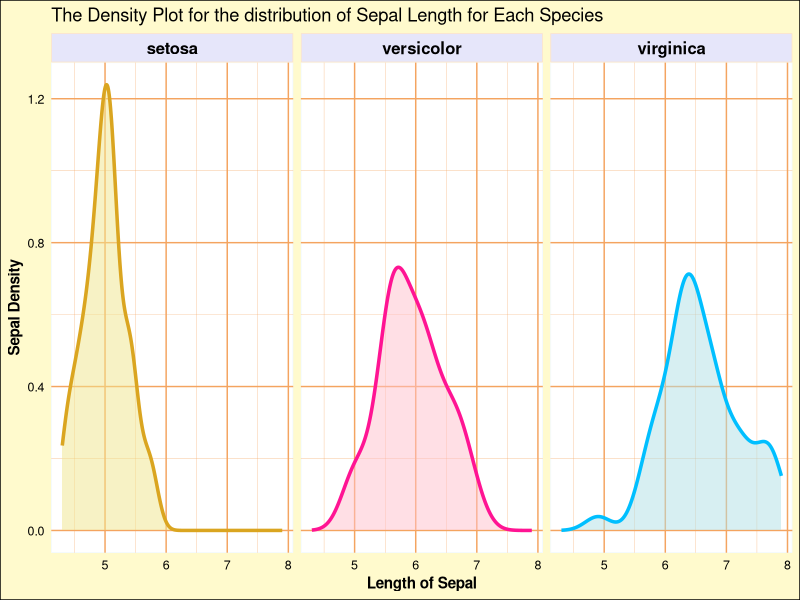
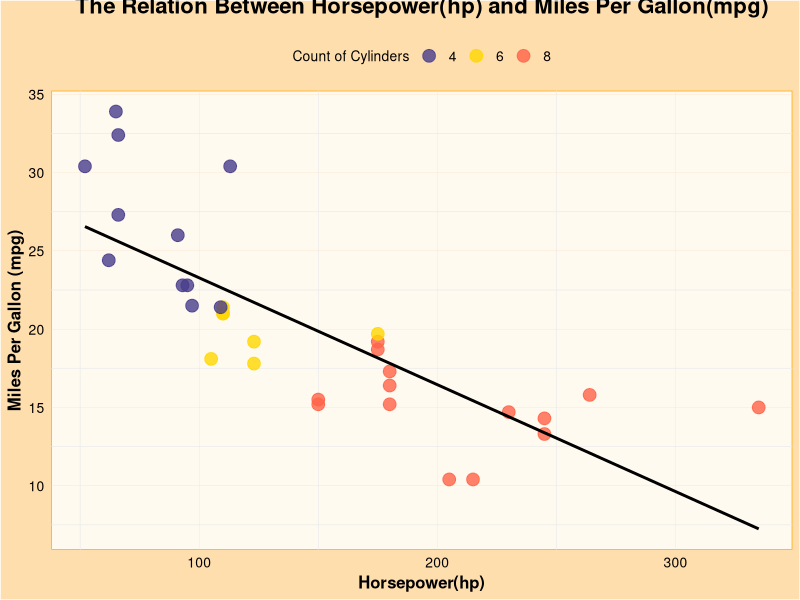
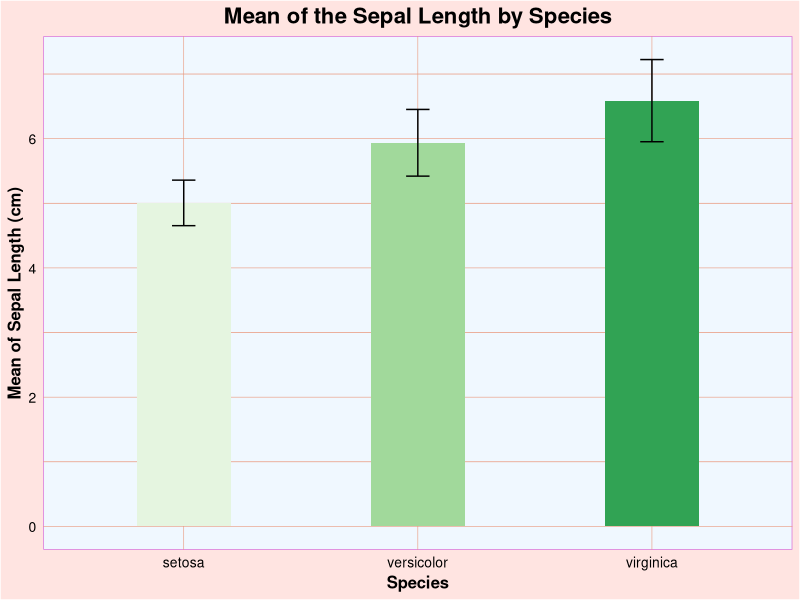
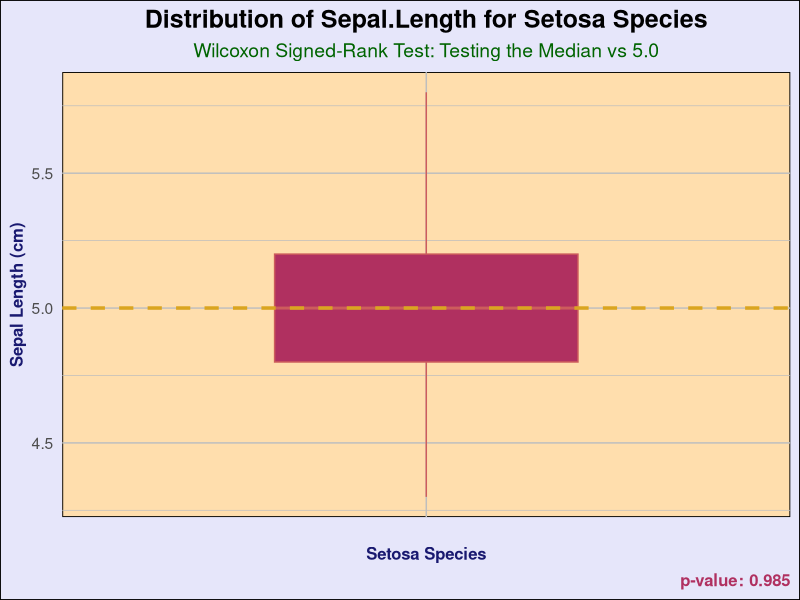
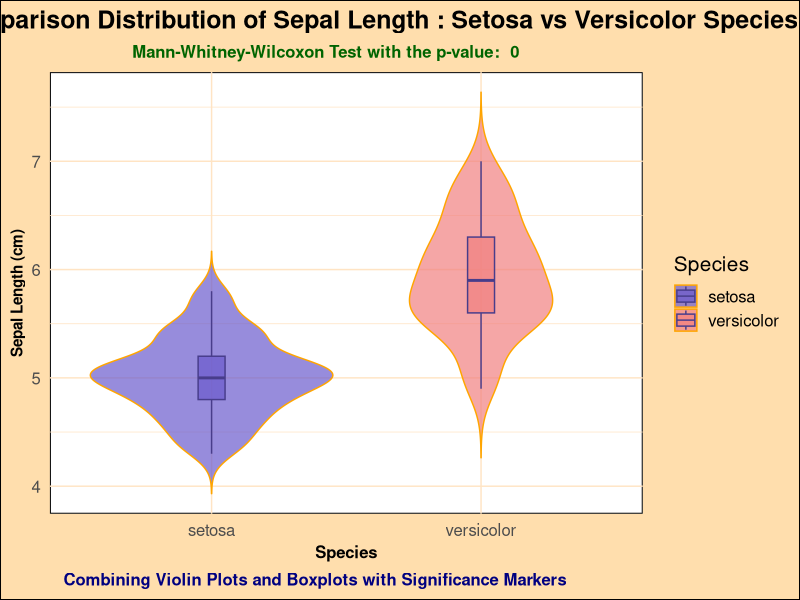
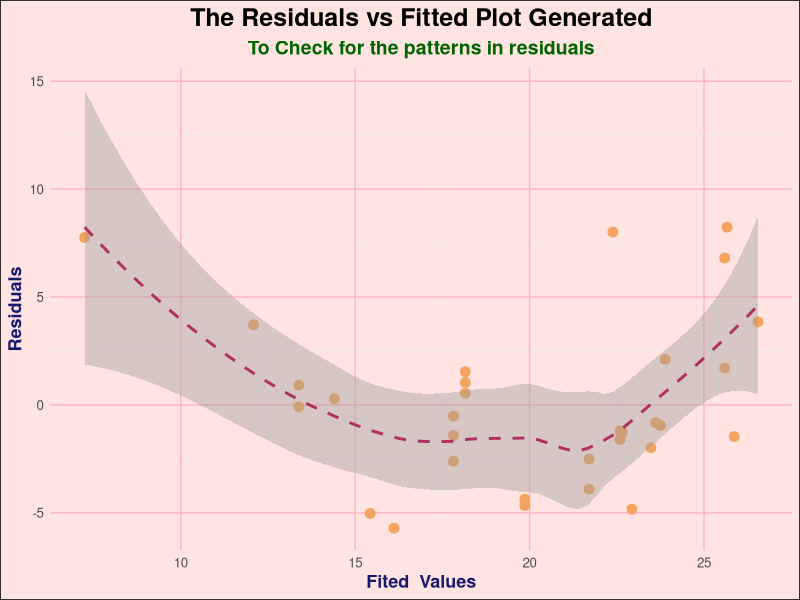
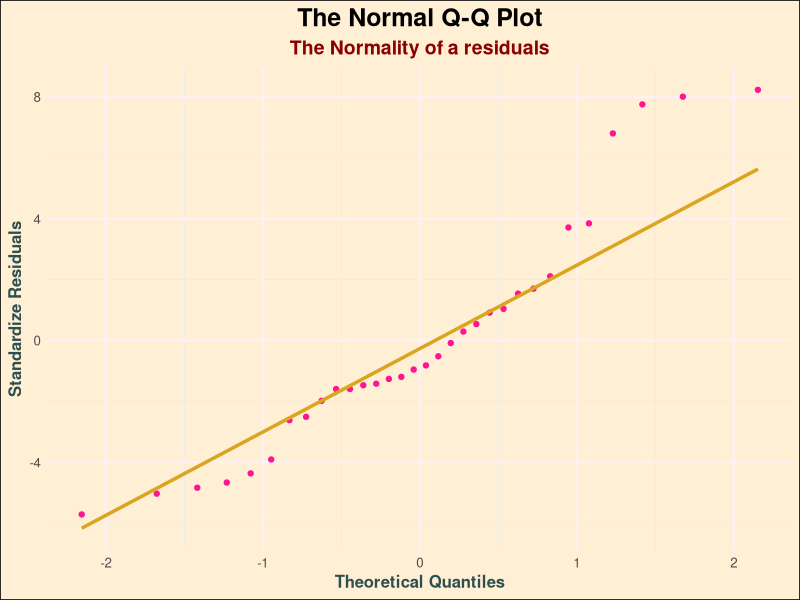
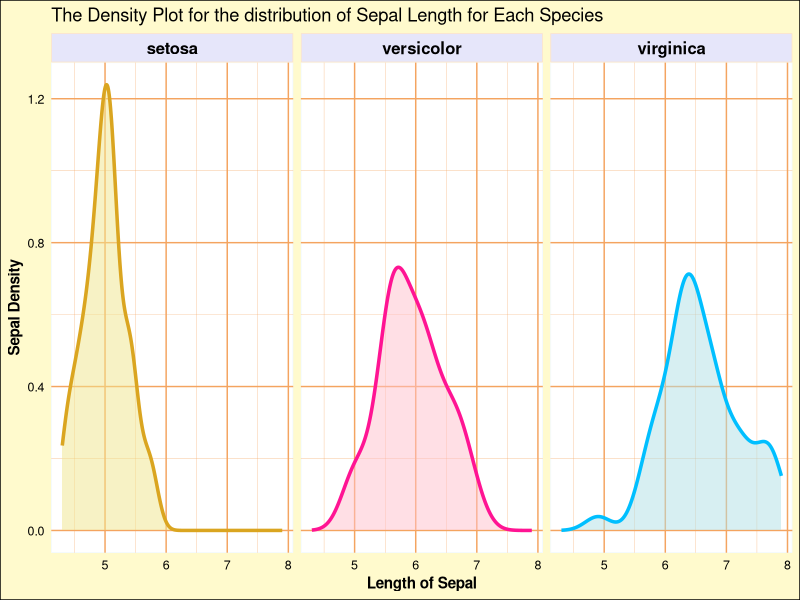

The R source for these figures, in order:
#Part 1:Advanced Data Visualization
#Que1:Density Plot with Facets

# Loading the required libraries
install.packages("ggplot2")
library(ggplot2)

#Loading the required iris dataset
data(iris)

#Creating a density plot to visualize the distribution of sepal.length
ggplot(iris, aes(x = Sepal.Length, fill = Species, color = Species)) +
  geom_density(alpha = 0.5, size = 1.2) +  # Added line thickness (size)
  facet_wrap(~Species) +  # Creating the separator for each species
  scale_fill_manual(values = c("setosa" = "khaki", "versicolor" = "pink", "virginica" = "powderblue")) +
  scale_color_manual(values = c("setosa" = "goldenrod", "versicolor" = "deeppink", "virginica" = "deepskyblue")) +
  labs(title = "The Density Plot for the distribution of Sepal Length for Each Species",x = "Length of Sepal", y = "Sepal Density",face="bold",hjust=0.5) +  # Adding the labels of X,Y axis
  theme_minimal() + 
  theme(
    legend.position = "none", #Removing the legend
    strip.background = element_rect(fill = "lavender", color = "bisque", size = 0.5 ),  
    strip.text = element_text(face = "bold", size = 12, color = "black"),
    panel.grid.minor = element_line(color = "sandybrown", size = 0.1),  # The minor gridlines  and their color,size
    axis.text = element_text(size = 9, color = "black"),  # The size and color of the Axis text
    axis.title = element_text(size = 11, face = "bold", color = "black"),  
    plot.background = element_rect(fill = "lemonchiffon"),  # Adding Background color in the plot
    panel.background = element_rect( color = "aliceblue"),
    panel.grid.major = element_line(color = "sandybrown", size = 0.5),  # The Major gridlines and their color,siz
)

#Sving the plot in the .png file format
ggsave("Mayuri_MT24302_plot1.png", dpi = 300)




#Que2: Combined Scatter and Smooth Line Plot

# Loading the required library
#library(ggplot2)

# Loading the  required mtcars dataset
data(mtcars)

# Creating the scatter plot with a smooth trend line
ggplot(mtcars, aes(x = hp, y = mpg, color = factor(cyl))) + 
  geom_point(size = 4, alpha = 0.8) +       # Adjusting the transparency for the points
  geom_smooth(method = "lm", se = FALSE, color = "black", size = 1) + 
  scale_color_manual(values = c("4" = "darkslateblue", "6" = "gold", "8" = "tomato")) + 
  labs(title = "The Relation Between Horsepower(hp) and Miles Per Gallon(mpg)", 
       x = "Horsepower(hp)", 
       y = "Miles Per Gallon (mpg)",
       color = "Count of Cylinders"
  ) +
  theme_minimal() + 
  theme(
    plot.title = element_text(size = 16, face = "bold", color = "black", hjust = 0.5, vjust = 3),  # Centered the title by adjusting 
    axis.title = element_text(size = 12, face = "bold", color = "black"),  #For Bold axis titles
    axis.text = element_text(size = 10, color = "black"),  
    legend.position = "top",               # Moving the legend to the top
    legend.title = element_text(size = 10),  #Adding the legent title text size
    legend.text = element_text(size = 10),  # Adjusting the legend text size
    plot.background = element_rect(fill = "navajowhite", color = "white"),  # Adding background for the plot
    panel.background = element_rect(fill = "floralwhite", color = "orange"),
    panel.grid.major = element_line(color = "peachpuff", size = 0.1),  # Subtle major gridlines
)

#Saving the plot in the .png file format
ggsave("Mayuri_MT24302_plot2.png", dpi = 300)





#Que3: Bar Plot with Summary Statistics

# Loading the required library
#library(ggplot2)
library(dplyr)

# Loading the iris dataset
data(iris)

# Calculating the mean and standard deviation of Sepal.Length for each of Species
summary_stats <- iris %>%
  group_by(Species) %>%
  summarise(
    mean_sepal_length = mean(Sepal.Length),
    sd_sepal_length = sd(Sepal.Length)
  )

# Creating the bar plot 
ggplot(summary_stats, aes(x = Species, y = mean_sepal_length, fill = Species)) +
  geom_bar(stat = "identity", position = "dodge", width = 0.4) + 
  geom_errorbar(aes(ymin = mean_sepal_length - sd_sepal_length, ymax = mean_sepal_length + sd_sepal_length), width = 0.1, color = "black") +  # Error bars for standard deviation
  scale_fill_brewer(palette = "maroon") + 
  labs(
    title = "Mean of the Sepal Length by Species", 
    x = "Species", 
    y = "Mean of Sepal Length (cm)"
  ) +  # Adding the titles and axis labels
  theme_minimal() +  
  theme(
    plot.title = element_text(size = 16, face = "bold", color = "black", hjust = 0.5),  # Adjusting Centered title with bold font
    axis.title = element_text(size = 12, face = "bold", color = "black"),  
    axis.text = element_text(size = 10, color = "black"),  # The Axis text size
    legend.position = "none",
    plot.background = element_rect(fill = "mistyrose", color = "white"),  
    panel.background = element_rect(fill = "aliceblue", color = "orchid"),  
    panel.grid.major = element_line(color = "darksalmon", size = 0.2),  
    panel.grid.minor = element_line(color = "darksalmon", size = 0.25),  
)
#Saving the plot in the .png file format
ggsave("Mayuri_MT24302_plot3.png",dpi = 300)




#Part2:Non-Parametric Tests
#Que4:Wilcoxon Singed-Rank Test with Visualization
# Loading the required library
#library(ggplot2)
#library(dplyr)

# Loading the required iris dataset
data(iris)

# Extracting the Sepal.Length data for the species 'setosa'
setosa_data <- iris %>% filter(Species == 'setosa') %>% select(Sepal.Length)

# To Perform the Wilcoxon Signed-Rank Test
wilcoxon_test_result <- wilcox.test(setosa_data$Sepal.Length, mu = 5.0)

# Print the Wilcoxon test result
print(wilcoxon_test_result)

# Create a boxplot with advanced visualization and enhanced colors
ggplot(setosa_data, aes(x = "", y = Sepal.Length)) +
  geom_boxplot(fill = "maroon", color = "indianred", width = 0.5, outlier.size = 3, outlier.colour = "#e31a1c") +
  geom_hline(yintercept = 5.0, linetype = "dashed", color = "goldenrod", size = 1.2) +
  labs(
    title = "Distribution of Sepal.Length for Setosa Species",
    subtitle = "Wilcoxon Signed-Rank Test: Testing the Median vs 5.0",
    x = "Setosa Species",
    y = "Sepal Length (cm)",
    caption = paste("p-value:", round(wilcoxon_test_result$p.value, 4))
  ) +
  theme_minimal(base_size = 14) +  # Set base font size for better readability
  theme(
    plot.title = element_text(size = 18, face = "bold", color = "black", hjust=0.5),
    plot.subtitle = element_text(size = 14, color = "darkgreen", hjust=0.5),
    axis.title.x = element_text(size = 12, color = "midnightblue",face="bold"),
    axis.title.y = element_text(size = 12, color = "midnightblue",face = "bold"),
    plot.caption = element_text(size = 12, hjust = 1, color = "maroon",face = "bold"),
    panel.background = element_rect(fill = "navajowhite"),  
    plot.background = element_rect(fill = "lavender"),  
    panel.grid.major = element_line(color = "grey", size = 0.5),  
    panel.grid.minor = element_line(color = "grey", size = 0.25) ,
)

#Saving the plot in the .png file format
ggsave("Mayuri_MT24302_plot4.png", width = 10, height = 8, dpi = 300)




#Que5:Mann-Whitney-Wilcoxon Test with Violin Plots

# Loading the necessary libraries
#library(ggplot2)
#library(dplyr)

# Loading the required iris dataset
data(iris)

# Extracting Sepal.Length data for the species 'setosa' and 'versicolor'
setosa_species_data <- iris %>% filter(Species == 'setosa') %>% select(Sepal.Length)
versicolor_species_data <- iris %>% filter(Species == 'versicolor') %>% select(Sepal.Length)

# Performing the Mann-Whitney-Wilcoxon Test
wilcoxon_test_result <- wilcox.test(setosa_data$Sepal.Length, versicolor_species_data$Sepal.Length)

# Displaying the tets results of wilcoxon_test_result
print(wilcoxon_test_result)

# Creating the Violin Plot with advanced visualization of the plot
ggplot(iris %>% filter(Species %in% c('setosa', 'versicolor')), aes(x = Species, y = Sepal.Length, fill = Species)) +
  geom_violin(trim = FALSE, color = "orange", alpha = 0.7) +  # To visualize violin plot
  geom_boxplot(width = 0.1, color = "darkslateblue", alpha = 0.7, outlier.size = 3, outlier.colour = "#e31a1c") +  # Adding boxplot on top
  labs(
    title = "The Comparison Distribution of Sepal Length : Setosa vs Versicolor Species",
    subtitle = paste("Mann-Whitney-Wilcoxon Test with the p-value: ", round(wilcoxon_test_result$p.value, 4)),
    x = "Species",
    y = "Sepal Length (cm)",
    caption = "Combining Violin Plots and Boxplots with Significance Markers",hjust=0.8
  ) +
  theme_minimal(base_size = 15) +  # Cleaned theme with larger base font
  theme(                         #Adding the extra colors and grid to make advance visualization of plot
    plot.title = element_text(size = 18, face = "bold", color = "black", hjust = 0.5),
    plot.subtitle = element_text(size = 12, color = "darkgreen", face= "bold", hjust = 0.4),
    axis.title.x = element_text(size = 12, color = "black", face ="bold"),
    axis.title.y = element_text(size = 11, color = "black", face="bold"),
    plot.caption = element_text(size = 12, hjust = 0.15, color = "navy", face = "bold"),
    panel.background = element_rect(fill = "white"),
    plot.background = element_rect(fill = "navajowhite"), 
    panel.grid.major = element_line(color = "bisque", size = 0.5),  
    panel.grid.minor = element_line(color = "bisque", size = 0.25),  
  ) +
  scale_fill_manual(values = c("setosa" = "slateblue", "versicolor" = "lightcoral"))  # Color scheming for the violins


#Saving the plot in the .png file format
ggsave("Mayuri_MT24302_plot5.png", dpi = 300)



#Part3:Linear Regression with Diagnostic plots
#Que6:LLinear Regression and residual analysis

# Loading the reqired libraries
#library(ggplot2)
#library(dplyr)

# Loading the mtcars dataset
data(mtcars)

#Performing the linear regression with mpg as the dependent variable and hp as the independent variable
model <- lm(mpg ~ hp, data = mtcars)
summary(model)               #Summarizing the model

# Creating the diagnostic plots

# To plot Residuals plot vs Fitted Plot
residuals_vs_fitted_plot <- ggplot(model, aes(x = .fitted, y = .resid)) +
  geom_point(color = "sandybrown", size = 3) +
  geom_smooth(method = "loess", color = "maroon", linetype = "dashed") +
  labs(
    title = "The Residuals vs Fitted Plot Generated",
    subtitle = "To Check for the patterns in residuals",
    x = "Fited  Values",
    y = "Residuals"
  ) +
  theme_minimal(base_size = 12) +
  theme(                         #Adding he extra colours and background to make advance visualization
    plot.title = element_text(size = 18, face = "bold", color = "black",hjust = 0.5),
    plot.subtitle = element_text(size = 14, color = "darkgreen",face="bold",hjust= 0.5),
    plot.background = element_rect(fill = "mistyrose"),
    panel.grid.major = element_line(color = "lightpink", size = 0.5), 
    axis.title.x = element_text(size = 13, color = "midnightblue",face="bold"),
    axis.title.y = element_text(size = 13, color = "midnightblue",face="bold")
  )

# Creating the Normal Q-Q Plot
normal_qq_plot <- ggplot(model, aes(sample = .resid)) +
  geom_qq(color = "deeppink") +
  geom_qq_line(color = "goldenrod", size = 1.2) +
  labs(
    title = "The Normal Q-Q Plot",
    subtitle = "The Normality of a residuals",
    x = "Theoretical Quantiles",
    y = "Standardize Residuals"
  ) +
  theme_minimal(base_size = 12) +
  theme(                        #Adding he extra colours and background to make advance visualization
    plot.title = element_text(size = 18, face = "bold", color = "black",hjust = 0.5),
    plot.subtitle = element_text(size = 14, color = "darkred",face="bold",hjust = 0.5),
    plot.background = element_rect(fill = "papayawhip"),
    panel.grid.major = element_line(color = "lavenderblush", size = 0.8), 
    axis.title.x = element_text(size = 12, color = "darkslategrey",face="bold"),
    axis.title.y = element_text(size = 12, color = "darkslategrey",face="bold")
  )

# Displaying the results of the diagnostic plots
print(residuals_vs_fitted_plot)
ggsave("Mayuri_MT24302_plot6.png",dpi = 300)
print(normal_qq_plot)
ggsave("Mayuri_MT24302_plot7.png",dpi = 300)
